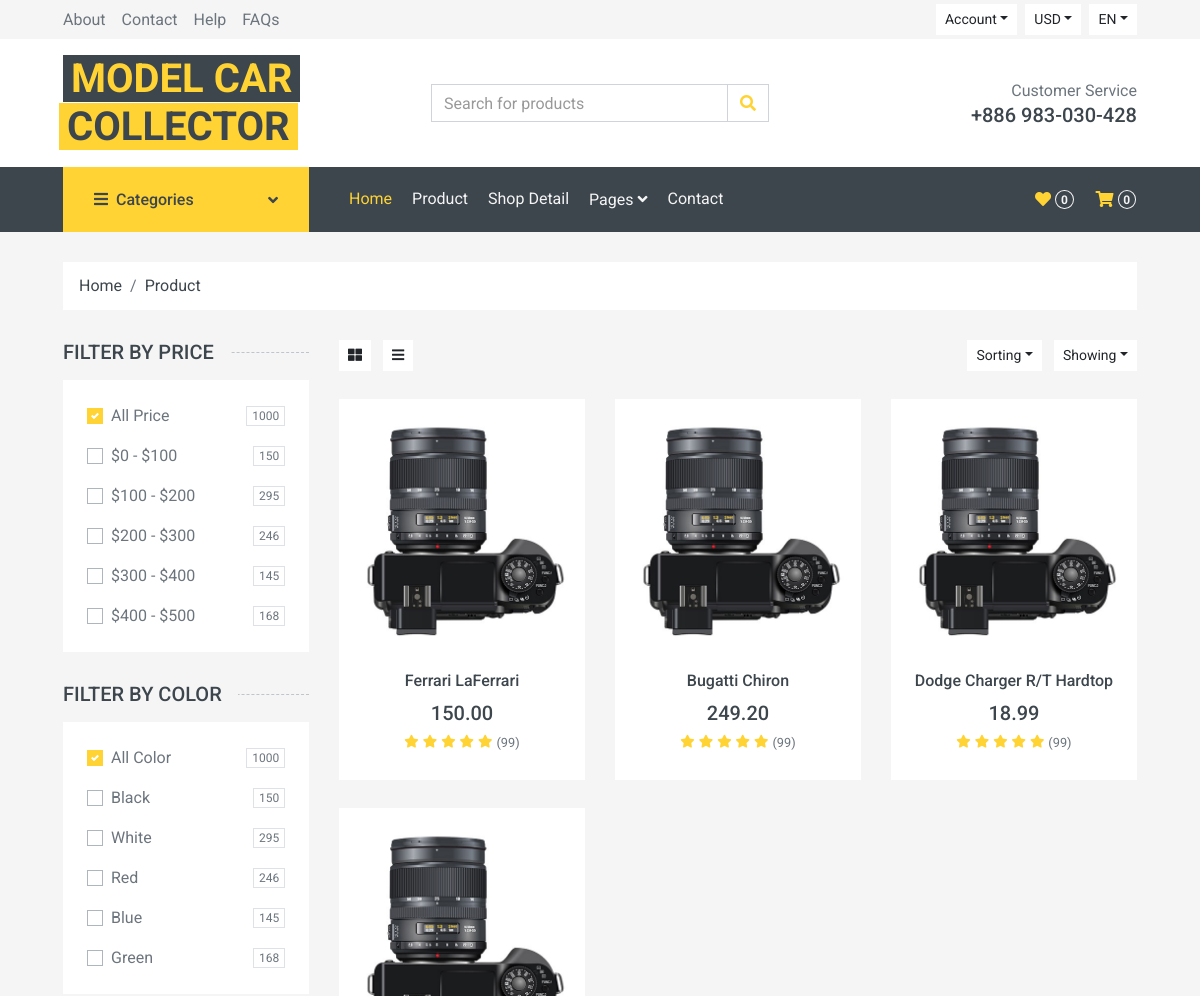
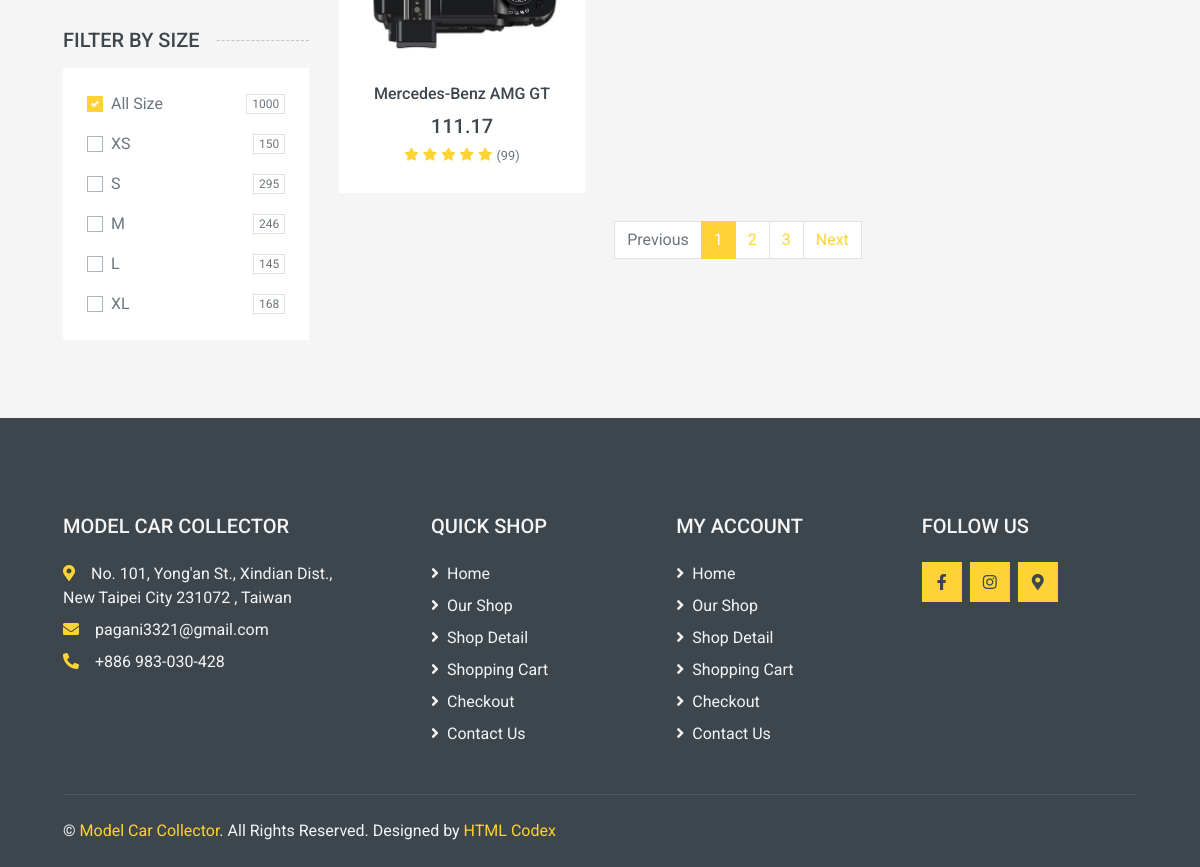
Screenshot of /product-list with the database file from the repository (2 pictures, top to bottom).
### main/models.py (models this page shows, shortened)
class Diecast(models.Model):
    title = models.CharField(max_length=100,
                    validators=[MinLengthValidator(5, "Title must be greater than 2 characters"),
                                MaxLengthValidator(100, "Title must be less than 1 characters")])
    vehicle_name = models.CharField(max_length=50,
                    validators=[MinLengthValidator(2, "Vehicle must be greater than 2 characters"),
                                MaxLengthValidator(30, "Vehicle must be less than 1 characters")])
    manufacturer = models.ForeignKey(Manufacturer, on_delete=models.CASCADE)
    vehicle_brand = models.ForeignKey(VehicleBrand, on_delete=models.CASCADE)
    scale = models.ForeignKey(Scale, on_delete=models.CASCADE)
    buying_price = models.DecimalField(max_digits=7, decimal_places=2, null=True)
    retail_price = models.DecimalField(max_digits=7, decimal_places=2, null=True)
    year = models.IntegerField(default=current_year,
            validators=[MinValueValidator(1800), MaxValueValidator(current_year)])
    color = models.CharField(max_length=15)
    text = models.TextField(null=True, blank=True)
    created_at = models.DateTimeField(auto_now_add=True)
    updated_at = models.DateTimeField(auto_now=True)

### main/views.py (the view)
# urls.py: path('product-list',views.product_list,name='product-list'),
def product_list(request):
	context = common_context.copy()
	diecasts = Diecast.objects.all()
	ctx = {'diecasts': diecasts, **context}
	return render(request,'product_list.html', ctx)

### main/templates/product_list.html (shortened to what this page needs)
{% extends "base.html" %}
    {% block content %}
    <div class="container-fluid">
        <div class="row px-xl-5">
            <div class="col-12">
                <nav class="breadcrumb bg-light mb-30">
                    <a class="breadcrumb-item text-dark" href="#">Home</a>
                    <a class="breadcrumb-item text-dark" href="#">Product</a>
                </nav>
            </div>
        </div>
    </div>
    <div class="container-fluid">
        <div class="row px-xl-5">
            <div class="col-lg-3 col-md-4">
                <h5 class="section-title position-relative text-uppercase mb-3"><span class="bg-secondary pr-3">Filter by price</span></h5>
                <div class="bg-light p-4 mb-30">
                    <form>
                        <div class="custom-control custom-checkbox d-flex align-items-center justify-content-between mb-3">
                            <label class="custom-control-label" for="price-all">All Price</label>
                            <span class="badge border font-weight-normal">1000</span>
                        </div>
                        <div class="custom-control custom-checkbox d-flex align-items-center justify-content-between mb-3">
                            <label class="custom-control-label" for="price-1">$0 - $100</label>
                            <span class="badge border font-weight-normal">150</span>
                        </div>
                        <div class="custom-control custom-checkbox d-flex align-items-center justify-content-between mb-3">
                            <label class="custom-control-label" for="price-2">$100 - $200</label>
                            <span class="badge border font-weight-normal">295</span>
                        </div>
                        <div class="custom-control custom-checkbox d-flex align-items-center justify-content-between mb-3">
                            <label class="custom-control-label" for="price-3">$200 - $300</label>
                            <span class="badge border font-weight-normal">246</span>
                        </div>
                        <div class="custom-control custom-checkbox d-flex align-items-center justify-content-between mb-3">
                            <label class="custom-control-label" for="price-4">$300 - $400</label>
                            <span class="badge border font-weight-normal">145</span>
                        </div>
                        <div class="custom-control custom-checkbox d-flex align-items-center justify-content-between">
                            <label class="custom-control-label" for="price-5">$400 - $500</label>
                            <span class="badge border font-weight-normal">168</span>
                        </div>
                    </form>
                </div>
                <h5 class="section-title position-relative text-uppercase mb-3"><span class="bg-secondary pr-3">Filter by color</span></h5>
                <div class="bg-light p-4 mb-30">
                    <form>
                        <div class="custom-control custom-checkbox d-flex align-items-center justify-content-between mb-3">
                            <label class="custom-control-label" for="price-all">All Color</label>
                            <span class="badge border font-weight-normal">1000</span>
                        </div>
                        <div class="custom-control custom-checkbox d-flex align-items-center justify-content-between mb-3">
                            <label class="custom-control-label" for="color-1">Black</label>
                            <span class="badge border font-weight-normal">150</span>
                        </div>
                        <div class="custom-control custom-checkbox d-flex align-items-center justify-content-between mb-3">
                            <label class="custom-control-label" for="color-2">White</label>
                            <span class="badge border font-weight-normal">295</span>
                        </div>
                        <div class="custom-control custom-checkbox d-flex align-items-center justify-content-between mb-3">
                            <label class="custom-control-label" for="color-3">Red</label>
                            <span class="badge border font-weight-normal">246</span>
                        </div>
                        <div class="custom-control custom-checkbox d-flex align-items-center justify-content-between mb-3">
                            <label class="custom-control-label" for="color-4">Blue</label>
                            <span class="badge border font-weight-normal">145</span>
                        </div>
                        <div class="custom-control custom-checkbox d-flex align-items-center justify-content-between">
                            <label class="custom-control-label" for="color-5">Green</label>
                            <span class="badge border font-weight-normal">168</span>
                        </div>
                    </form>
                </div>
                <h5 class="section-title position-relative text-uppercase mb-3"><span class="bg-secondary pr-3">Filter by size</span></h5>
                <div class="bg-light p-4 mb-30">
                    <form>
                        <div class="custom-control custom-checkbox d-flex align-items-center justify-content-between mb-3">
                            <label class="custom-control-label" for="size-all">All Size</label>
                            <span class="badge border font-weight-normal">1000</span>
                        </div>
                        <div class="custom-control custom-checkbox d-flex align-items-center justify-content-between mb-3">
                            <label class="custom-control-label" for="size-1">XS</label>
                            <span class="badge border font-weight-normal">150</span>
                        </div>
                        <div class="custom-control custom-checkbox d-flex align-items-center justify-content-between mb-3">
                            <label class="custom-control-label" for="size-2">S</label>
                            <span class="badge border font-weight-normal">295</span>
                        </div>
                        <div class="custom-control custom-checkbox d-flex align-items-center justify-content-between mb-3">
                            <label class="custom-control-label" for="size-3">M</label>
                            <span class="badge border font-weight-normal">246</span>
                        </div>
                        <div class="custom-control custom-checkbox d-flex align-items-center justify-content-between mb-3">
                            <label class="custom-control-label" for="size-4">L</label>
                            <span class="badge border font-weight-normal">145</span>
                        </div>
                        <div class="custom-control custom-checkbox d-flex align-items-center justify-content-between">
                            <label class="custom-control-label" for="size-5">XL</label>
                            <span class="badge border font-weight-normal">168</span>
                        </div>
                    </form>
                </div>
            </div>
            <div class="col-lg-9 col-md-8">
                <div class="row pb-3">
                    <div class="col-12 pb-1">
                        <div class="d-flex align-items-center justify-content-between mb-4">
                            <div>
                                <button class="btn btn-sm btn-light"><i class="fa fa-th-large"></i></button>
                                <button class="btn btn-sm btn-light ml-2"><i class="fa fa-bars"></i></button>
                            </div>
                            <div class="ml-2">
                                <div class="btn-group">
                                    <button type="button" class="btn btn-sm btn-light dropdown-toggle" data-toggle="dropdown">Sorting</button>
                                </div>
                                <div class="btn-group ml-2">
                                    <button type="button" class="btn btn-sm btn-light dropdown-toggle" data-toggle="dropdown">Showing</button>
                                </div>
                            </div>
                        </div>
                    </div>
                    {% for diecast in diecasts %}
                    <div class="col-lg-4 col-md-6 col-sm-6 pb-1">
                        <div class="product-item bg-light mb-4">
                            <div class="product-img position-relative overflow-hidden">
                                <img class="img-fluid w-100" src="img/product-1.jpg" alt="">
                                <div class="product-action">
                                </div>
                            </div>
                            <div class="text-center py-4">
                                <a class="h6 text-decoration-none text-truncate" href="">{{ diecast.vehicle_name }}</a>
                                <div class="d-flex align-items-center justify-content-center mt-2">
                                    <h5>{{ diecast.retail_price }}</h5>
                                </div>
                                <div class="d-flex align-items-center justify-content-center mb-1">
                                    <small class="fa fa-star text-primary mr-1"></small>
                                    <small class="fa fa-star text-primary mr-1"></small>
                                    <small class="fa fa-star text-primary mr-1"></small>
                                    <small class="fa fa-star text-primary mr-1"></small>
                                    <small class="fa fa-star text-primary mr-1"></small>
                                    <small>(99)</small>
                                </div>
                            </div>
                        </div>
                    </div>
                    {% endfor %}
                    <div class="col-12">
                        <nav>
                          <ul class="pagination justify-content-center">
                            <li class="page-item disabled"><a class="page-link" href="#">Previous</span></a></li>
                            <li class="page-item active"><a class="page-link" href="#">1</a></li>
                            <li class="page-item"><a class="page-link" href="#">2</a></li>
                            <li class="page-item"><a class="page-link" href="#">3</a></li>
                            <li class="page-item"><a class="page-link" href="#">Next</a></li>
                          </ul>
                        </nav>
                    </div>
                </div>
            </div>
        </div>
    </div>
    {% endblock %}

### rows the page displays
Diecast: vehicle_name "Ferrari LaFerrari", retail_price "150.00"
Diecast: vehicle_name "Bugatti Chiron", retail_price "249.20"
Diecast: vehicle_name "Dodge Charger R/T Hardtop", retail_price "18.99"
Diecast: vehicle_name "Mercedes-Benz AMG GT", retail_price "111.17"

### other values shown
{{ topbar_1 }} "About"
{{ topbar_2 }} "Contact"
{{ topbar_3 }} "Help"
{{ topbar_4 }} "FAQs"
{{ phone }} "+886 983-030-428"
{{ location }} "No. 101, Yong'an St., Xindian Dist., New Taipei City 231072 , Taiwan"
{{ email }} "pagani3321@gmail.com"
